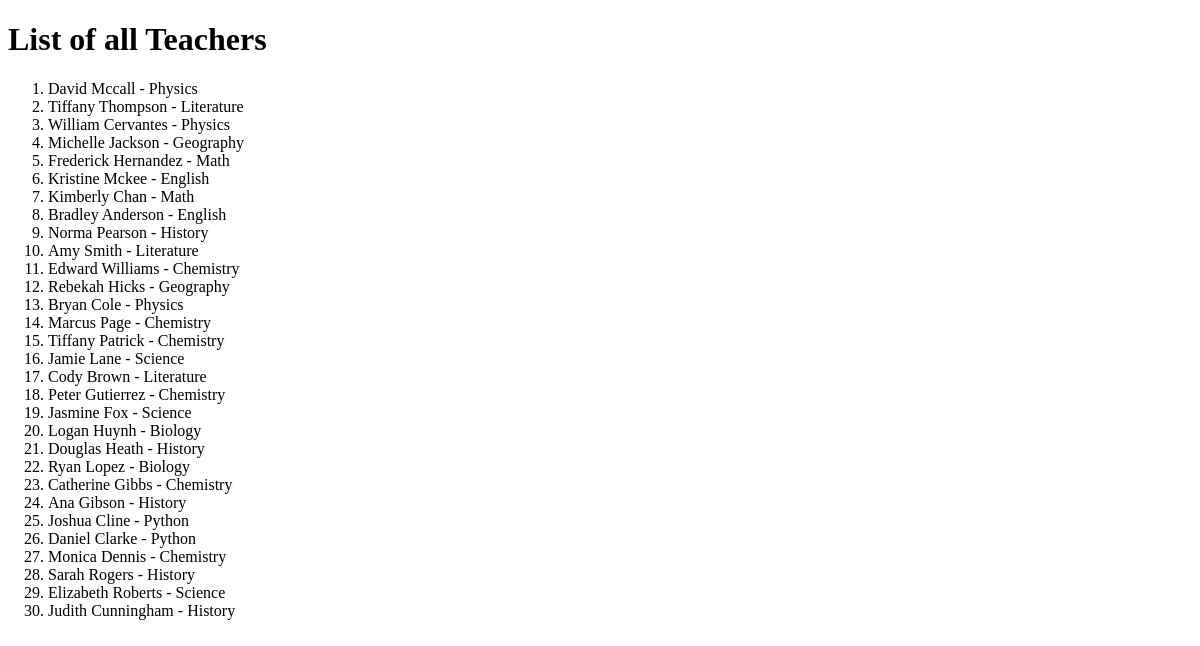
Before: /teachers/ with the older database file.
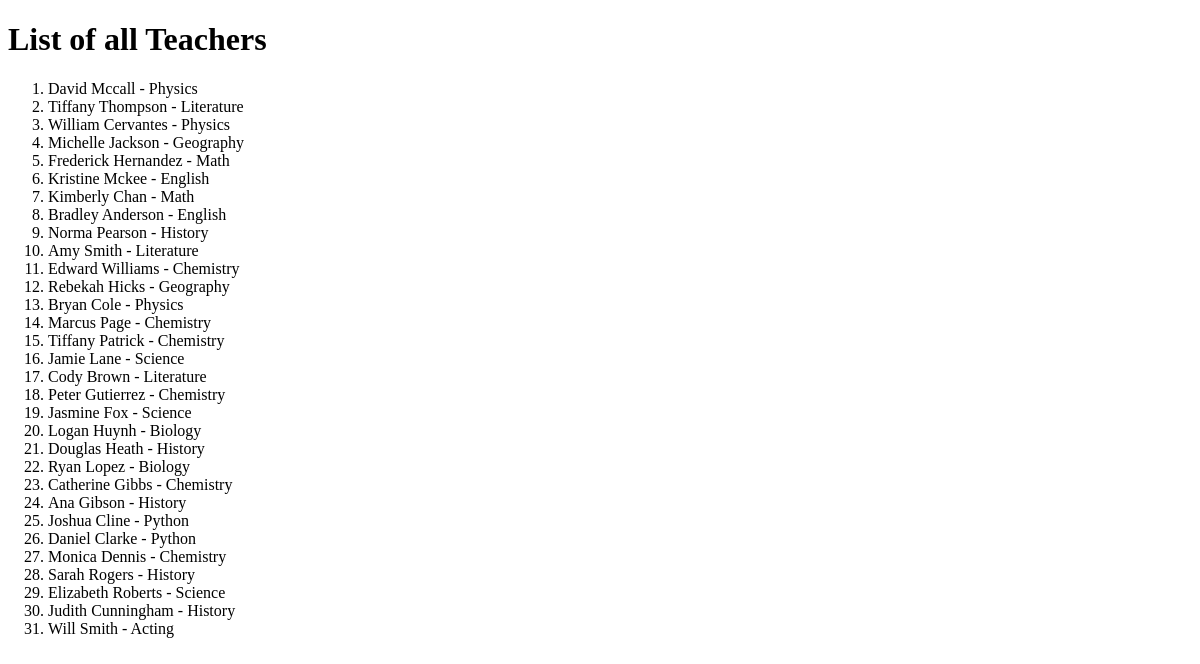
After: the same page with the newer database file.
### school/models.py (models this page shows)
class Teacher(models.Model):
    first_name = models.CharField(max_length=50, null=False)
    last_name = models.CharField(max_length=50, null=False)
    birthdate = models.DateField(null=False)
    subject = models.CharField(max_length=50)

### school/views.py (the view)
# urls.py: path("teachers/", include("school.urls")),
def teachers(request):
    all_teachers = Teacher.objects.all()
    return render(request, "teachers.html", {"all_teachers": all_teachers})

### templates/teachers.html (shortened to what this page needs)
<!DOCTYPE html>
<html lang="en">
<head>
</head>
<body>
    <h1>List of all Teachers</h1>
    <ol>
        {% for teacher in all_teachers %}
            <li>{{ teacher.first_name }} {{ teacher.last_name }} - {{ teacher.subject }}</li>
        {% endfor %}
    </ol>
</body>
</html>

Changed rows visible on the page:
added Teacher: first_name "Will", last_name "Smith", subject "Acting"
